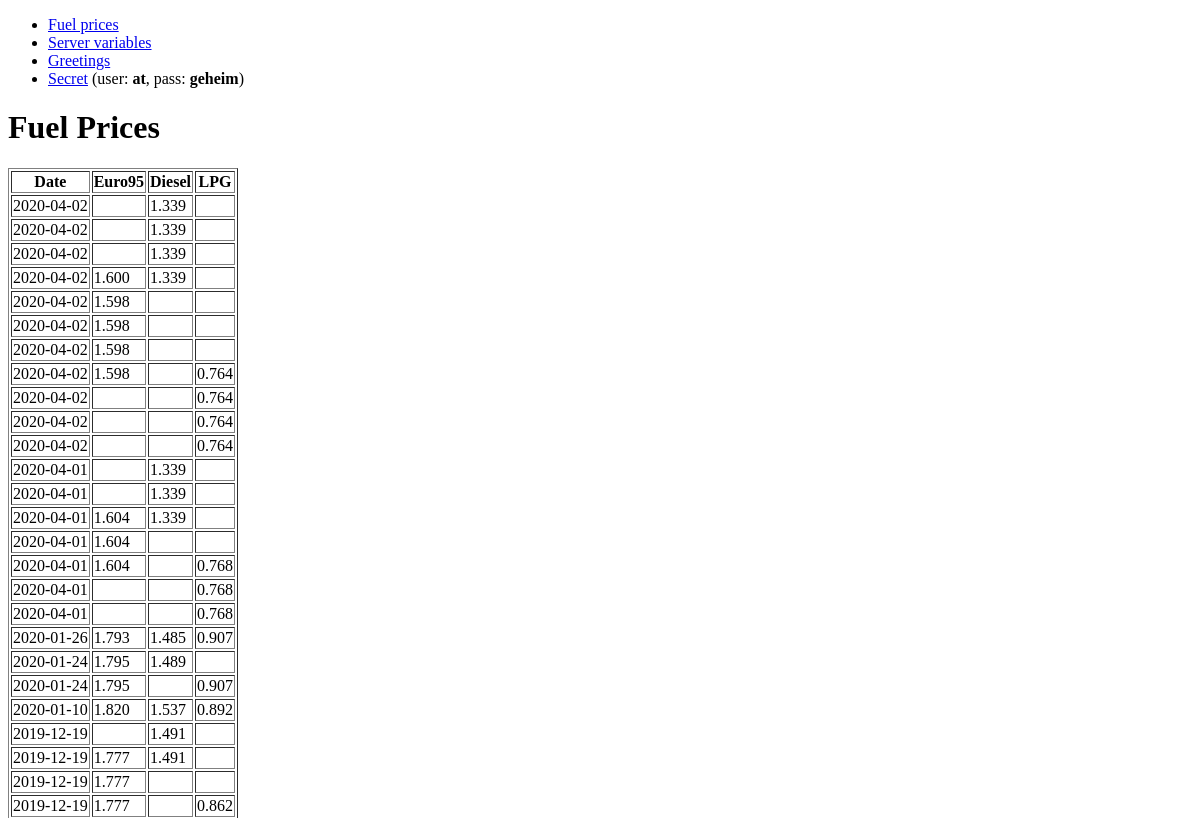
Before: / (upper part) with the older database file.
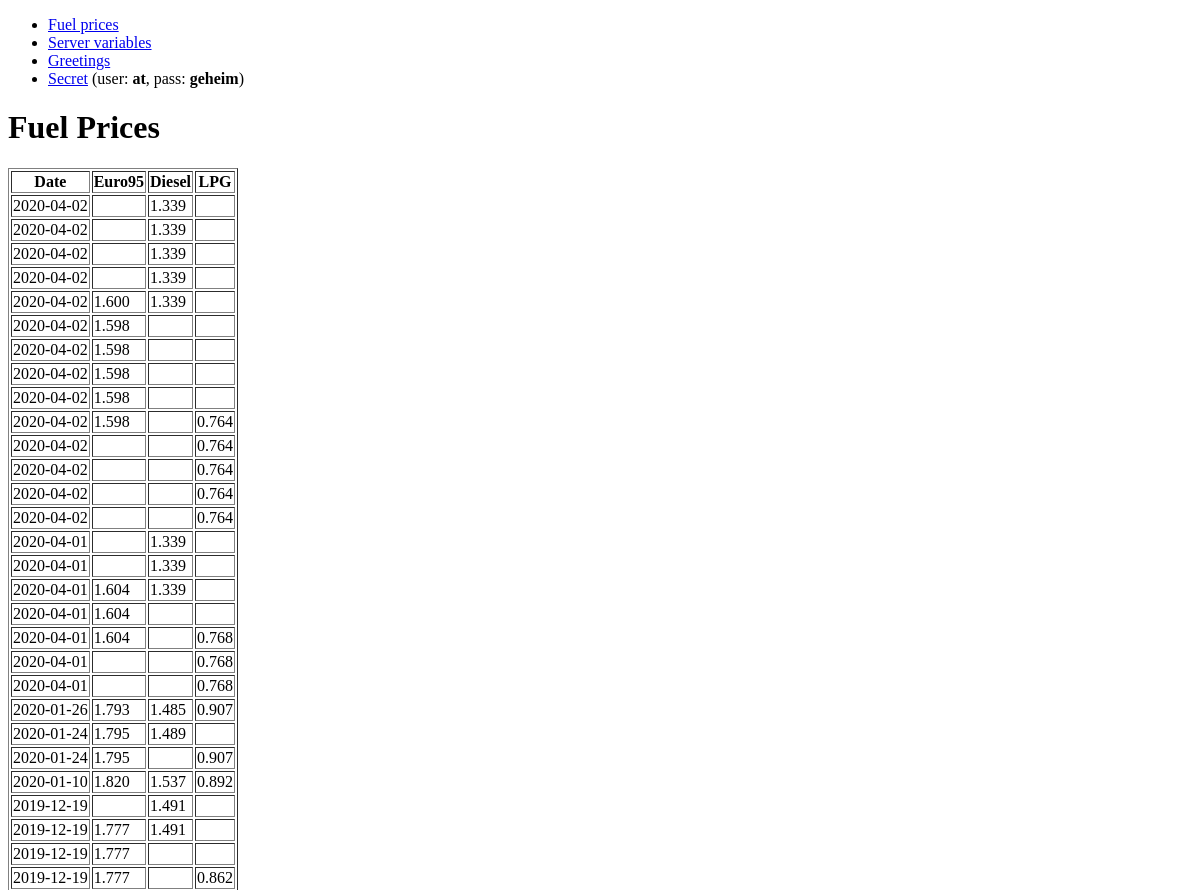
After: the same page with the newer database file.
### tables this page shows
CREATE TABLE prices (day date default CURRENT_DATE, fuel text, price decimal(5, 3));

### sources/webapp.py (the view)
@app.route('/')
def index():
    stuff = do_query('SELECT * FROM prices ORDER BY day DESC, fuel ASC', result_set_name='fuels')
    rows = stuff['fuels']
    info = []
    item = {}
    for idx, row in enumerate(rows):
        if idx and idx % 3 == 0:
            info.append(item)
            item = {}
        item['Datum'] = row['day']
        item[row['fuel']] = '{:.3f}'.format(row['price'])
    info.append(item)
    return render_template('fuels.html', fuels=info)

### sources/webapp.py (called while the page is built)
def get_row_as_dict(row, curs):
    obj = {}
    for idx, col in enumerate(curs.description):
        obj[col[0]] = row[idx]
    return obj

def do_query(query, bindings=None, result_set_name='result set'):
    db = get_db()
    if bindings:
        curs = db.execute(query, bindings)
    else:
        curs = db.execute(query)
    result_set = []
    for row in curs:
        result_set.append(get_row_as_dict(row, curs))
    return {result_set_name: result_set}

def connect_db():
    rv = sqlite3.connect(os.path.join(app.root_path, 'fuelprices.db'))
    rv.row_factory = sqlite3.Row
    return rv

def get_db():
    if not hasattr(g, 'sqlite_db'):
        g.sqlite_db = connect_db()
    return g.sqlite_db

### sources/templates/fuels.html
{% extends "layout.html" %}
{% block title %}Fuel Prices{% endblock %}
{% block content %}
<table border="1">
    <tr><th>Date</th><th>Euro95</th><th>Diesel</th><th>LPG</th></tr>
    {% for row in fuels %}
        <tr>
            <td>{{ row.Datum }}</td>
            <td>{{ row.Euro95 }}</td>
            <td>{{ row.Diesel }}</td>
            <td>{{ row.LPG }}</td>
        </tr>
    {% endfor %}
</table>
{% endblock %}

Changed rows visible on the page:
added prices: Datum "2020-04-02", Diesel "1.339"
added prices: Datum "2020-04-02", Euro95 "1.598"
added prices: Datum "2020-04-02", LPG "0.764"
